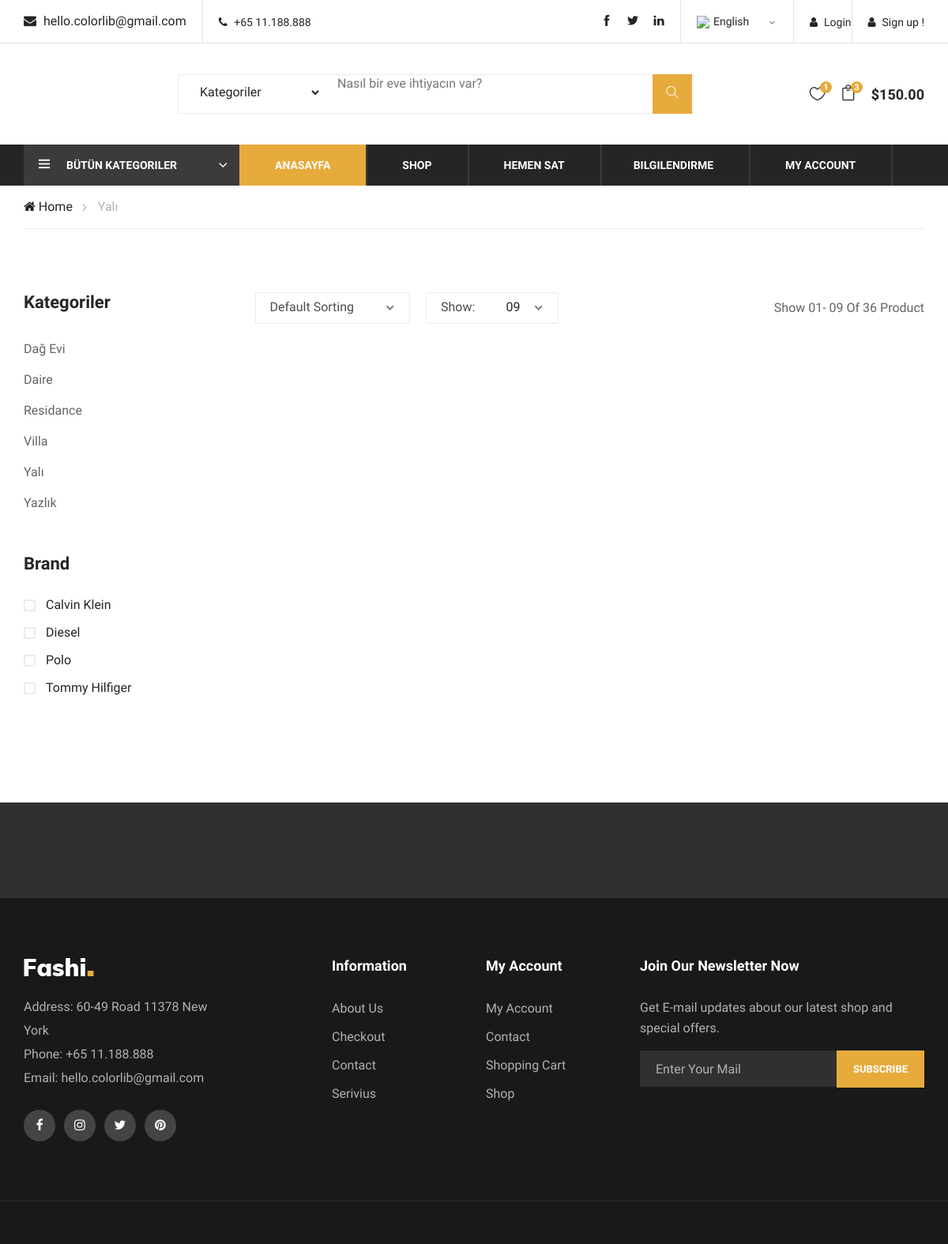
/category/6/yali/, run on an earlier commit of the app's database.
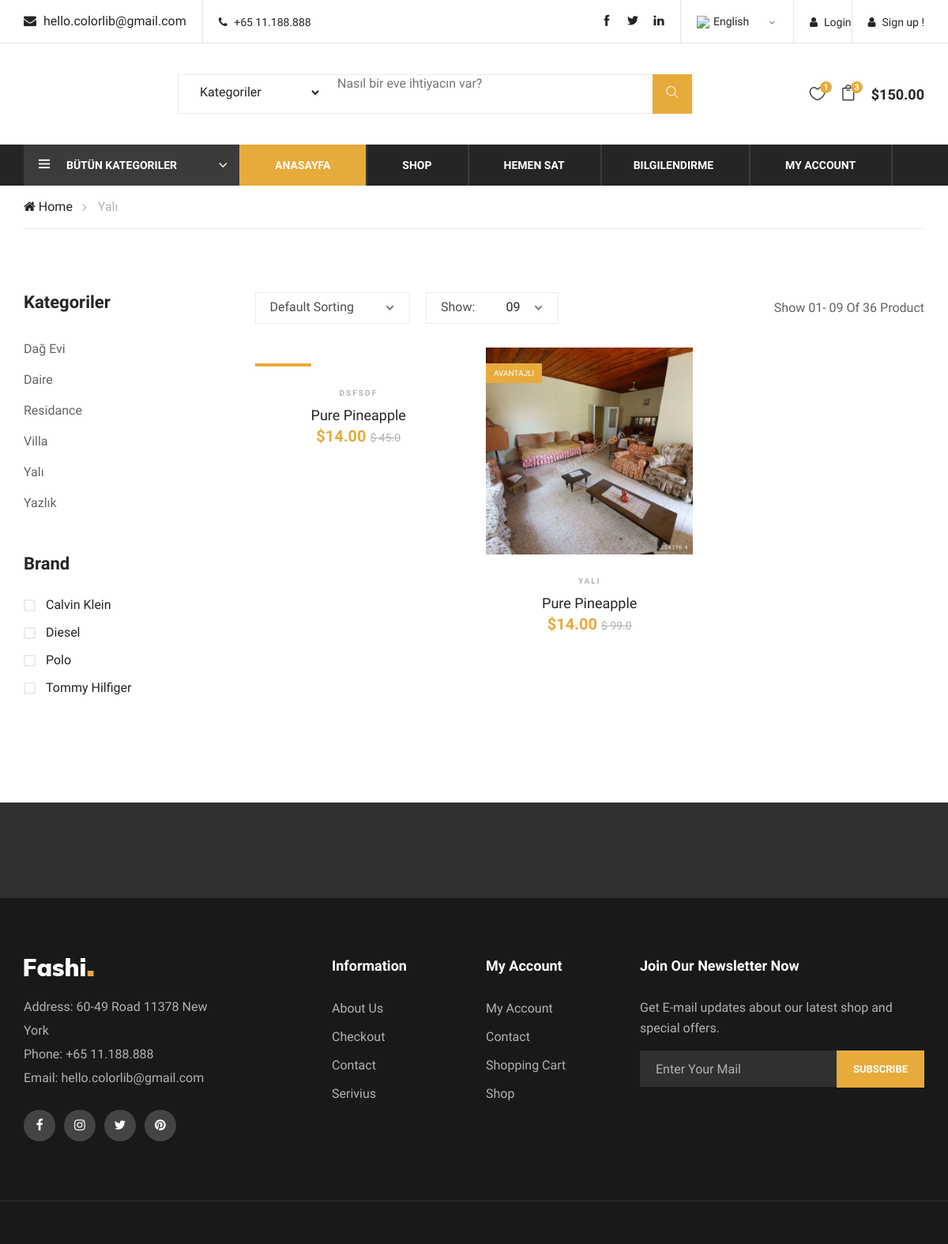
And on a later commit of the database.
### product/models.py (models this page shows, shortened)
class Category(MPTTModel):
    STATUS = (('True', 'Evet'), ('False', 'Hayır'))
    title = models.CharField(max_length=100)
    keywords = models.CharField(max_length=255)
    description = models.CharField(max_length=255)
    image = models.ImageField(blank=True, upload_to='images/')
    status = models.CharField(max_length=10, choices=STATUS)
    slug = models.SlugField(null= False, unique= True)
    parent = TreeForeignKey('self', blank=True, null=True, related_name='children', on_delete=models.CASCADE)
    created_at = models.DateTimeField(auto_now_add=True)
    updated_at = models.DateTimeField(auto_now_add=True)
    class MPTTMeta:
        order_insertion_by = ['title']
    def image_tag(self):
        return mark_safe('<img src="{}" height="50"/>'.format(self.image.url))
    image_tag.short_description = 'Image'

class Product(models.Model):
    STATUS = (('True', 'Evet'), ('False', 'Hayır'))
    category = models.ForeignKey(Category, on_delete=models.CASCADE)
    user = models.ForeignKey(User, on_delete=models.CASCADE)
    title = models.CharField(max_length=150)
    keywords = models.CharField(blank=True, max_length=255)
    description = models.CharField(blank=True, max_length=255)
    image = models.ImageField(blank=True, upload_to='images/')
    price = models.FloatField(blank=True)
    m2 = models.IntegerField(blank=True)
    room_number = models.IntegerField(blank=True)
    age_of_building = models.IntegerField(blank=True)
    city = models.CharField(blank= True, max_length=255)
    detail = RichTextUploadingField(blank=True)
    status = models.CharField(max_length=10, choices=STATUS)
    slug = models.SlugField(null= False, unique= True)
    created_at = models.DateTimeField(auto_now_add=True)
    updated_at = models.DateTimeField(auto_now_add=True)
    def image_tag(self):
        return mark_safe('<img src="{}" height="50"/>'.format(self.image.url))
    image_tag.short_description = 'Image'

### home/views.py (the view)
# urls.py: path('category/<int:id>/<slug:slug>/', views.category_products, name = 'category_products'),
def category_products(request, id, slug):
    category = Category.objects.all()
    categorydata = Category.objects.get(pk=id)
    products = Product.objects.filter(category_id=id)
    context = {'products': products, 'category': category, 'categorydata': categorydata}
    return render(request, 'products.html', context)

### home/templates/products.html (shortened to what the changed rows need)
{% extends "homebase.html" %}
{% block body  %}
    <div class="breacrumb-section">
        <div class="container">
            <div class="row">
                <div class="col-lg-12">
                    <div class="breadcrumb-text">
                        <a href="#"><i class="fa fa-home"></i> Home</a>
                        <span>{{ categorydata.title }}</span>
                    </div>
                </div>
            </div>
        </div>
    </div>
    <section class="product-shop spad">
        <div class="container">
            <div class="row">
                <div class="col-lg-3 col-md-6 col-sm-8 order-2 order-lg-1 produts-sidebar-filter">
                    <div class="filter-widget">
                        <ul class="filter-catagories">
                            {% for rs in category %}
                            <li><a href="/category/{{ rs.id }}/{{ rs.slug }}">{{ rs.title }}</a></li>
                            {% endfor %}
                        </ul>
                    </div>
                </div>
                <div class="col-lg-9 order-1 order-lg-2">
                    <div class="product-list">
                        <div class="row">
                            {% for rs in products %}
                            <div class="col-lg-4 col-sm-6">
                                <div class="product-item">
                                    <div class="pi-pic">
                                        <img src="{{ rs.image.url }}" alt="">
                                        <div class="sale pp-sale">Avantajlı</div>
                                    </div>
                                    <div class="pi-text">
                                        <div class="catagory-name">{{ rs.title }}</div>
                                        <a href="#">
                                            <h5>Pure Pineapple</h5>
                                        </a>
                                        <div class="product-price">
                                            $14.00
                                            <span>$ {{ rs.price }}</span>
                                        </div>
                                    </div>
                                </div>
                            </div>
                            {% endfor %}
                        </div>
                    </div>
                </div>
            </div>
        </div>
    </section>
{% endblock %}

What changed in the data, as far as the page shows it:
added Product: title "DSFSDF", price "45.0"
added Product: image (picture), title "YALI", price "99.0"
